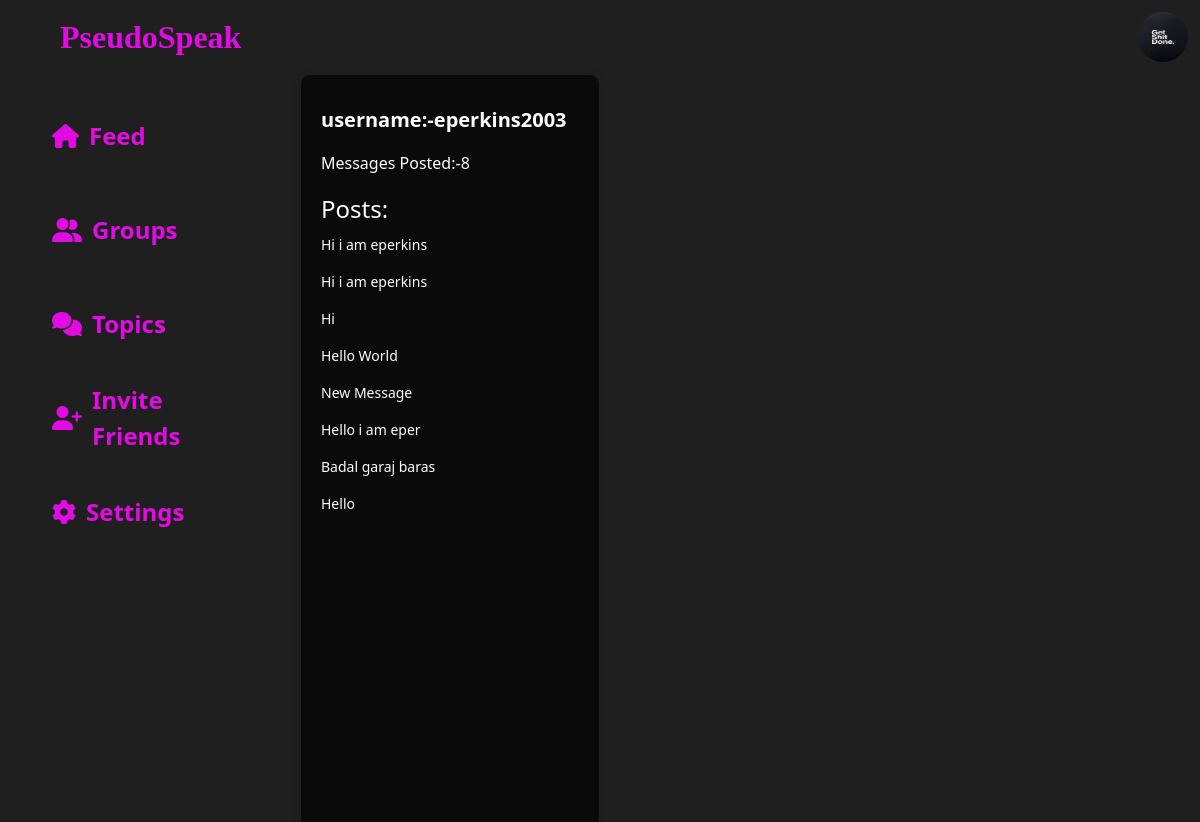
/dashboard/ (signed in), run on an earlier commit of the app's database.
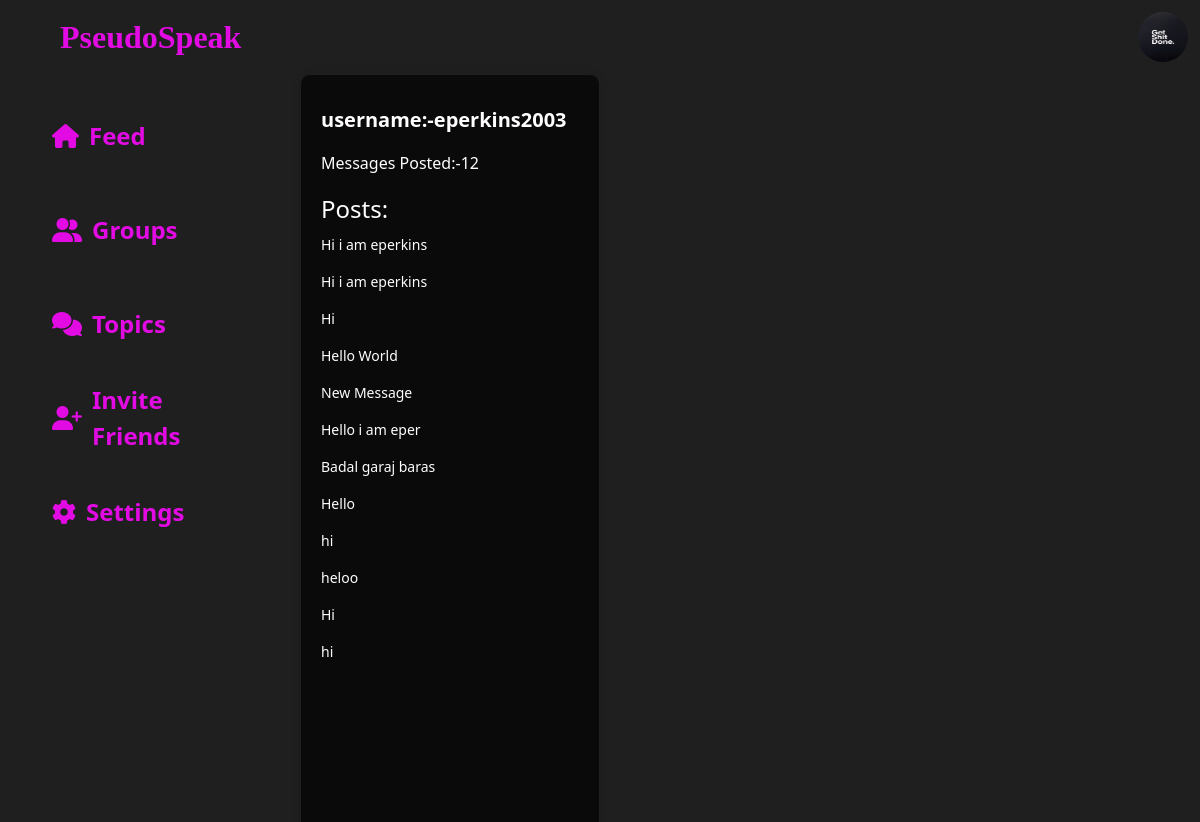
And on a later commit of the database.
### main/models.py (models this page shows, shortened)
class Profile(models.Model):
    user=models.OneToOneField(User,null=True,on_delete=models.CASCADE)
    profile_img=models.ImageField(null=True,blank=True,upload_to='images/')

class TrendingMessage(models.Model):
    user=models.ForeignKey(User,null=True,on_delete=models.CASCADE)
    content=models.TextField()
    image=models.ImageField(null=True,blank=True)
    view_count=models.IntegerField(null=True,default=0)
    hashtags=models.ManyToManyField('Hashtag')
    date_added = models.DateTimeField(auto_now_add=True,null=True)
    parent_message = models.ForeignKey('self', null=True, blank=True, on_delete=models.CASCADE, related_name='replies')
    class Meta:
        ordering = ('-date_added',)

### main/views.py (the view)
# urls.py: path("dashboard/",views.dashboard,name="dashboard"),
def dashboard(request):
    user=request.user
    trendingmessages=TrendingMessage.objects.filter(user=user,parent_message=None).order_by("date_added")
    trendingmessagescount=len(trendingmessages)
    return render(request,'main/dashboard.html',{'trendingmessagescount':trendingmessagescount,'trendingmessages':trendingmessages})

### main/templates/main/dashboard.html (shortened to what this page needs)
{% load static %}
<!DOCTYPE html>
<html lang="en">
<head>
  <link href="https://cdn.jsdelivr.net/npm/bootstrap@5.3.1/dist/css/bootstrap.min.css" rel="stylesheet"
>
  <link rel="stylesheet" href="{% static 'main/css/index.css' %}">
</head>
<body>
<nav class="navbar navbar-expand-lg bg-body-tertiary">
  <div class="container-fluid">
    <a class="navbar-brand ms-5 nav-logo" href="{% url 'index' %}">PseudoSpeak</a>
    <div class="collapse navbar-collapse" id="navbarSupportedContent">
      {% if user.is_authenticated %}
        <img id="profile_img_navbar" src="{{ user.profile.profile_img.url}}" alt="" style="width: 50px;height: 50px;border-radius: 50%;">
      {% else %}
        <button class="btn signbtn me-4" type="submit">Sign in</button>
      {% endif %}
    </div>
  </div>
</nav>
<div class="container-fluid">
  <div class="row content-1">
    <div class="col-3 content-1a">
      <ul>
        <li class="active"><i class="fa-solid fa-house"></i><a href="{% url 'index' %}">Feed</a></li>
        <li><i class="fa-solid fa-user-group"></i><a href="{% url 'rooms' %}">Groups</a></li>
        <li><i class="fa-solid fa-comments"></i>Topics</li>
        <li><i class="fa-solid fa-user-plus"></i>Invite Friends</li>
        <li><i class="fa-solid fa-gear"></i>Settings</li>
      </ul>
    </div>
    <div class="col-3 content-1b">
      <p>username:-{{user.username}}</p>
      <p>Messages Posted:-{{trendingmessagescount}}</p>
      <h3>Posts:</h3>
      {% for message in trendingmessages %}
      <p>{{message.content}}</p>
      {% endfor %}
    </div>
</div>
</body>
</html>

### main/static/main/css/index.css (style rules this page uses)
body { background: #1f1f20; color: white; overflow: hidden; }
.nav-logo { color: rgba(233, 11, 233, 0.973); font-size: xx-large; font-weight: bolder; font-family: serif; }
.navbar.bg-body-tertiary { background-color: transparent !important; color: white; }
.content-1 { height: 90vh; }
.content-1b { border: 1px solid #1f1f20; height: 100vh; }
.content-1a { border: 2px solid #1f1f20; height: 90vh; }
.content-1a ul li { list-style: none; margin: 30px 18px; font-size: x-large; font-weight: 600; border-radius: 30px; padding-left: 20px; padding-top: 5px; height: 8vh; background: none; }
.content-1a ul { list-style-type: none; padding: 0; }
.content-1a li { display: flex; align-items: center; color: rgba(233, 11, 233, 0.973); background-color: transparent; padding: 10px 15px; cursor: pointer; transition: background-color 0.2s ease; }
.content-1a i.fa-solid { font-size: 24px; margin-right: 10px; }
.content-1a li a { color: rgba(233, 11, 233, 0.973); text-decoration: none; }
.content-1b { background-color: #1f1f20; padding: 20px; border-radius: 10px; box-shadow: 0 0 10px rgba(0, 0, 0, 0.1); }
.content-1b p:first-child { font-size: 20px; font-weight: bold; color: #fffdfd; }
.content-1b p:nth-child(2) { font-size: 16px; color: #dbcece; }
.content-1b h3 { font-size: 24px; margin-top: 20px; color: #c2b0b0; }
.content-1b p { font-size: 14px; line-height: 1.5; margin-top: 10px; color: #ddc6c6; }

What changed in the data, as far as the page shows it:
added TrendingMessage: content "hi"
added TrendingMessage: content "heloo"
added TrendingMessage: content "Hi"
added TrendingMessage: content "hi"
Also different on the page:
{{ trendingmessagescount }}: "8" → "12"
